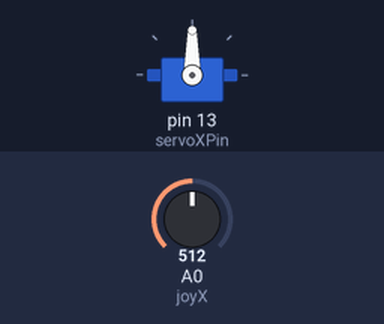
Simulated run of this sketch. Board: Arduino Uno, built with avr-gcc and run on an emulated ATmega328P. On the bench: servo. Inputs (shaded band) come from the test bench; at power-on: A0 (joyX) = 512.

Above: at 1.2 s.
1.3 s: A0 (joyX) set to 716
At 2.4 s:
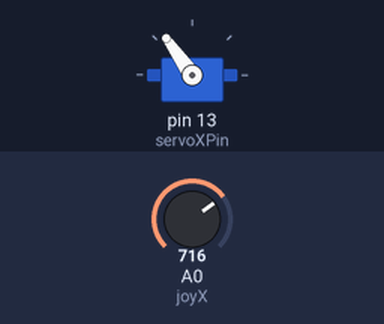
2.8 s: A0 (joyX) set to 900
At 3.2 s:
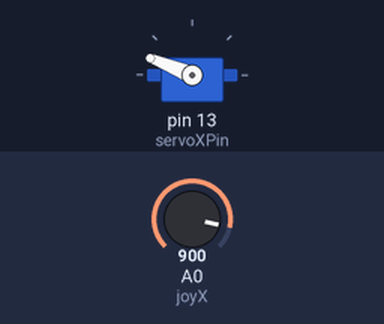
4.3 s: A0 (joyX) set to 1023
At 4.6 s:
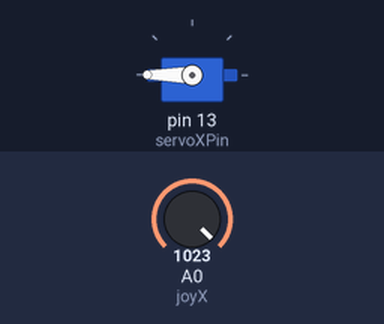
5.8 s: A0 (joyX) set to 306
At 6.7 s:
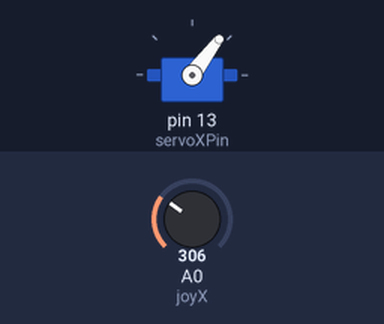
7.3 s: A0 (joyX) set to 122
At 8.1 s:
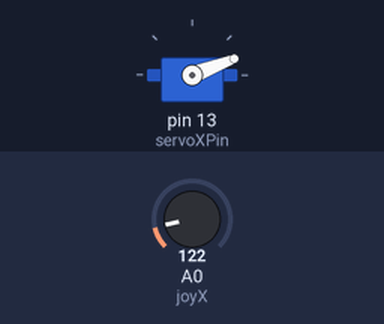
Timing chart, 0 to 9.8 s (numbered marks = the images above; inputs shaded):
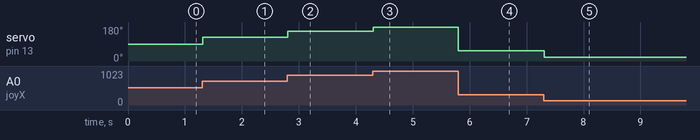

Measured:
- after the input at 1.3 s, servo on pin 13 (servoXPin): 90° → 125° at once
- after the input at 2.8 s, servo on pin 13 (servoXPin): 125° → 158° at once
- after the input at 4.3 s, servo on pin 13 (servoXPin): 158° → 180° at once
- after the input at 5.8 s, servo on pin 13 (servoXPin): 180° → 53° at once
- after the input at 7.3 s, servo on pin 13 (servoXPin): 53° → 21° at once

The sketch:

single_servo_joystick_test.ino
```cpp
#include <Servo.h>

// Create servo objects
Servo servoX;

// Joystick input pins
const int joyX = A0;

// Servo output pins
const int servoXPin = 13;

void setup() {
  servoX.attach(servoXPin);
}

void loop() {
  // Read joystick values (0 to 1023)
  int xVal = analogRead(joyX);

  // Map joystick values to servo angle (0 to 180 degrees)
  int xAngle = map(xVal, 0, 1023, 0, 180);

  // Move the servos
  servoX.write(xAngle);

  delay(15); // Small delay for smooth motion
}
```
